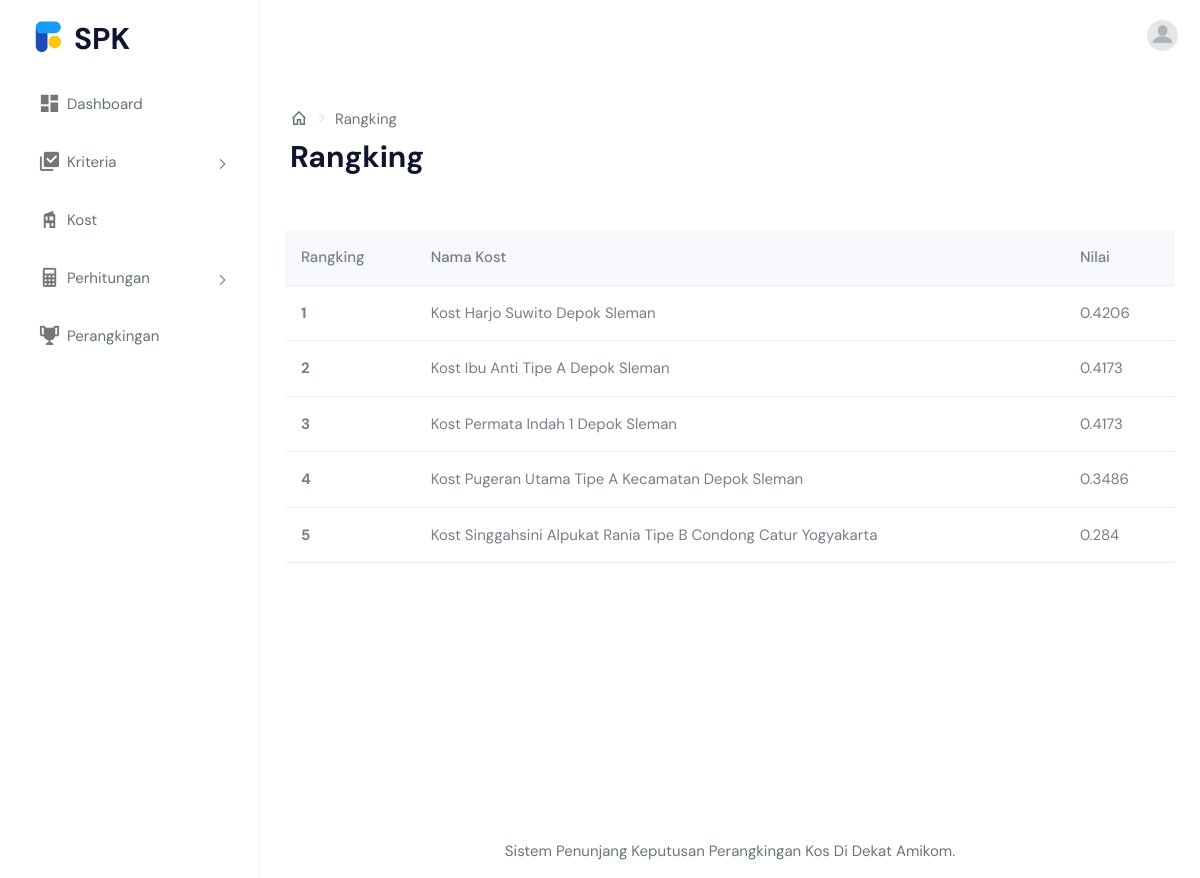
/index.php/rangking, run on the app's committed database.
### tables this page shows
CREATE TABLE `alternatif_nilai` (
  `id` int(11) NOT NULL,
  `idAlternatif` int(11) NOT NULL,
  `nilai` float NOT NULL
);

CREATE TABLE `kost` (
  `id` int(11) NOT NULL,
  `kost` varchar(255) NOT NULL,
  `slug` varchar(255) NOT NULL
);

### application/controllers/Rangking.php (called while the page is built, shortened)
<?php
class Rangking extends CI_Controller
{
    public function __construct()
    {
        $this->load->model('M_Rangking');
    }
    public function index()
    {
        $data['currentPage'] = 'rangking';
        $data['rangking'] = $this->M_Rangking->getAlternatifWithNilaiAndKost();
        $this->load->view('pages/admin/rangking/index.php', $data);
    }
}

### index.php (called while the page is built, shortened)
<?php
require_once BASEPATH.'core/CodeIgniter.php';

### application/models/M_Rangking.php (called while the page is built, shortened)
<?php
class M_Rangking extends CI_Model
{
    public function getAlternatifWithNilaiAndKost()
    {
        $this->db->select('alternatif_nilai.id, alternatif_nilai.idAlternatif, alternatif_nilai.nilai, kost.kost');
        $this->db->from('alternatif_nilai');
        $this->db->join('alternatif', 'alternatif_nilai.idAlternatif = alternatif.id');
        $this->db->join('kost', 'alternatif.idKost = kost.id');
        $this->db->order_by('alternatif_nilai.nilai', 'DESC');
        $query = $this->db->get();
        return $query->result();
    }
}

### application/views/pages/admin/rangking/index.php (the view, shortened to what this page needs)
<body>
    <div id="main-wrapper" data-layout="vertical" data-navbarbg="skin5" data-sidebartype="full" data-sidebar-position="absolute" data-header-position="absolute" data-boxed-layout="full">
        <div class="page-wrapper">
            <div class="page-breadcrumb">
                <div class="row align-items-center">
                    <div class="col-12">
                        <nav aria-label="breadcrumb">
                            <ol class="breadcrumb mb-0 d-flex align-items-center">
                                <li class="breadcrumb-item"><a href="<?= site_url('dashboard') ?>" class="link"><i class="mdi mdi-home-outline fs-4"></i></a></li>
                                <li class="breadcrumb-item active" aria-current="page"><?= ucfirst($currentPage); ?></li>
                            </ol>
                        </nav>
                        <h1 class="mb-0 fw-bold"><?= ucfirst($currentPage); ?></h1>
                    </div>
                </div>
            </div>
            <div class="container-fluid">
                <div class="row">
                    <div class="col-12">
                        <div class="table-responsive">
                            <table class="table customize-table table-hover mb-0 v-middle text-nowrap">
                                <thead class="table-light">
                                    <tr>
                                        <th scope="col">Rangking</th>
                                        <th scope="col" colspan="2">Nama Kost</th>
                                        <th scope="col" colspan="2">Nilai</th>
                                    </tr>
                                </thead>
                                <tbody>
                                    <?php foreach ($rangking as $index => $row) { ?>
                                        <tr>
                                            <th scope="row"><?php echo $index + 1; ?></th>
                                            <td colspan="2"><?php echo $row->kost; ?></td>
                                            <td colspan="2"><?php echo $row->nilai; ?></td>
                                        </tr>
                                    <?php } ?>
                                </tbody>
                            </table>
                        </div>
                    </div>
                </div>
            </div>
</body>
</html>

### data on the page
alternatif_nilai: kost.kost "Kost Harjo Suwito Depok Sleman", nilai "0.4206"
alternatif_nilai: kost.kost "Kost Ibu Anti Tipe A Depok Sleman", nilai "0.4173"
alternatif_nilai: kost.kost "Kost Permata Indah 1 Depok Sleman", nilai "0.4173"
alternatif_nilai: kost.kost "Kost Pugeran Utama Tipe A Kecamatan Depok Sleman", nilai "0.3486"
alternatif_nilai: kost.kost "Kost Singgahsini Alpukat Rania Tipe B Condong Catur Yogyakarta", nilai "0.284"

### other printed values
$currentPage "Rangking"
